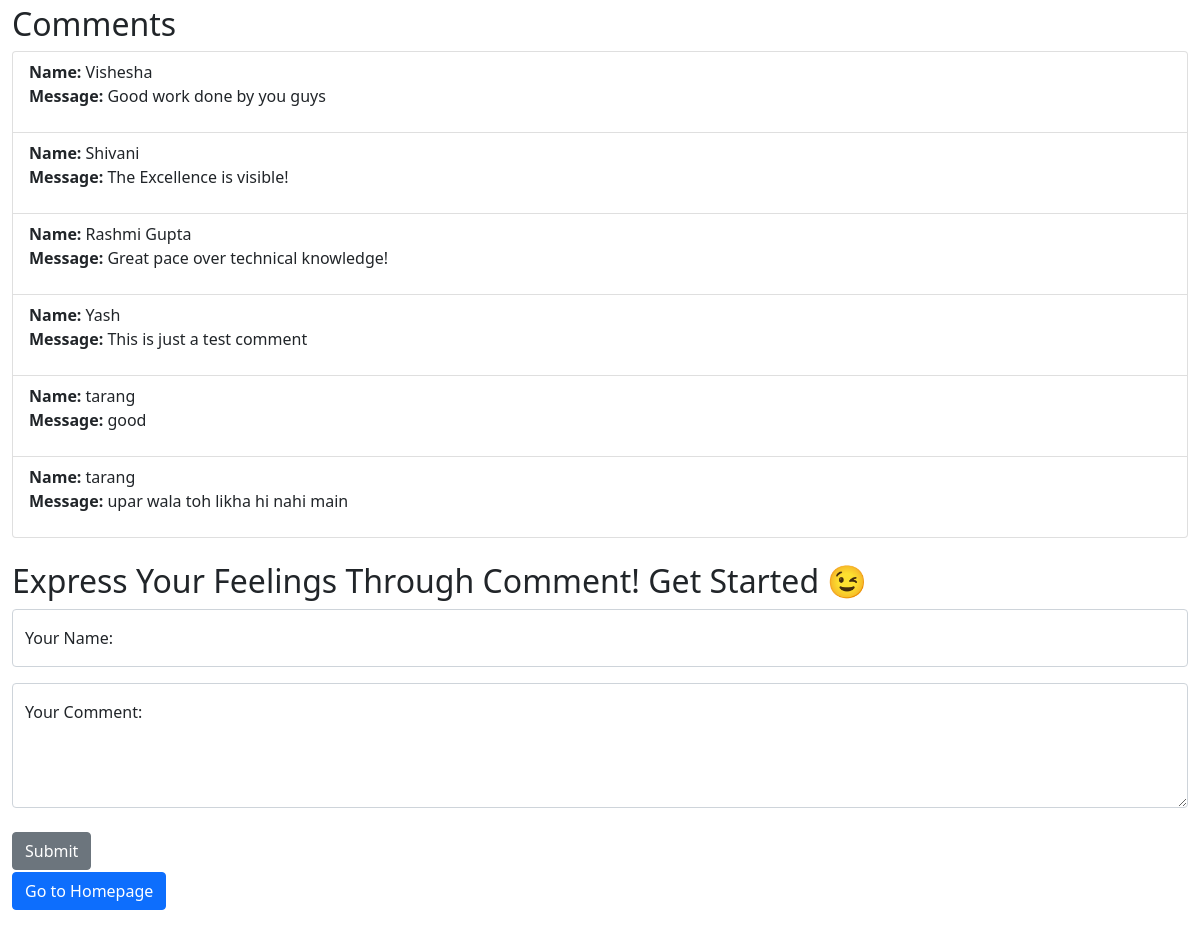
/comment/, run on the app's committed database.
### backendsite/models.py (models this page shows, shortened)
class Messages(models.Model):
    name = models.CharField(max_length=5000)
    comment = models.TextField()

### backendsite/views.py (the view, shortened to what this page needs)
# urls.py: path("comment/", views.comment, name="comment"),
def comment(request):
    context = {'display': 'none', "messages_list": Messages.objects.order_by('id')}
    return render(request, 'comment.html', context)

### templates/comment.html (shortened to what this page needs)
{% load static %}
<!DOCTYPE html>
<html lang="en">
<head>
    <link href="https://cdn.jsdelivr.net/npm/bootstrap@5.0.0-beta3/dist/css/bootstrap.min.css" rel="stylesheet">
</head>
<body style="margin-top: 5px;">
    <div class="container-fluid">
        <h2>Comments</h2>
        <ul class="list-group">{% for message in messages_list %}
            <li class="list-group-item">
                <p style="word-wrap: break-word; "><b>Name: </b>{{message.name}}<br><b>Message: </b>{{message.comment}}</p>
            </li>{% endfor %}</ul>
    </div><br>
    <div class="container-fluid">
        <h2>Express Your Feelings Through Comment! Get Started 😉</h2>
        <form method="POST" action="" autocomplete="off">{% csrf_token %}
            <div class="form-floating mb-3"> <input required name="person" type="text" class="form-control textformatting" id="floatingInput" placeholder="Your Name"> <label for="floatingInput">Your Name: </label></div>
            <div class="form-floating"><textarea required style="height: 125px;" name="comment" class="form-control" placeholder="Leave a comment here" id="floatingTextarea"></textarea><label for="floatingTextarea">Your Comment: </label></div><br> <button type="submit" class="btn btn-secondary">Submit</button></form><a style="margin-top: 2px;" class="btn btn-primary" href="/">Go to Homepage</a>
    </div>
    <br><br><br>
</body>
</html>

### data on the page
Messages: name "Vishesha", comment "Good work done by you guys"
Messages: name "Shivani", comment "The Excellence is visible!"
Messages: name "Rashmi Gupta", comment "Great pace over technical knowledge!"
Messages: name "Yash", comment "This is just a test comment"
Messages: name "tarang", comment "good"
Messages: name "tarang", comment "upar wala toh likha hi nahi main"
